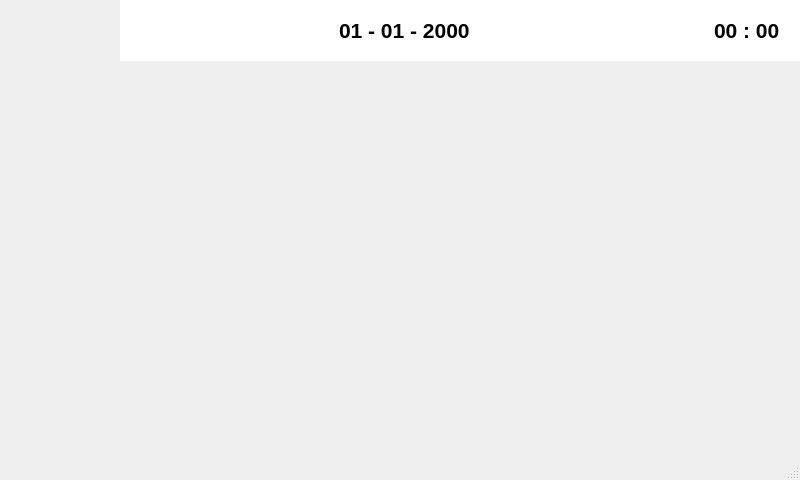
<?xml version="1.0" encoding="UTF-8"?>
<ui version="4.0">
 <class>MainWindow</class>
 <widget class="QMainWindow" name="MainWindow">
  <property name="geometry">
   <rect>
    <x>0</x>
    <y>0</y>
    <width>800</width>
    <height>480</height>
   </rect>
  </property>
  <property name="windowTitle">
   <string>MainWindow</string>
  </property>
  <widget class="QWidget" name="centralwidget">
   <widget class="QDateEdit" name="dateEdit">
    <property name="geometry">
     <rect>
      <x>120</x>
      <y>0</y>
      <width>571</width>
      <height>61</height>
     </rect>
    </property>
    <property name="font">
     <font>
      <pointsize>16</pointsize>
      <weight>75</weight>
      <bold>true</bold>
      <kerning>true</kerning>
     </font>
    </property>
    <property name="inputMethodHints">
     <set>Qt::ImhDate</set>
    </property>
    <property name="wrapping">
     <bool>false</bool>
    </property>
    <property name="frame">
     <bool>false</bool>
    </property>
    <property name="alignment">
     <set>Qt::AlignCenter</set>
    </property>
    <property name="readOnly">
     <bool>true</bool>
    </property>
    <property name="buttonSymbols">
     <enum>QAbstractSpinBox::NoButtons</enum>
    </property>
    <property name="displayFormat">
     <string>dd - MM - yyyy</string>
    </property>
   </widget>
   <widget class="QTimeEdit" name="timeEdit">
    <property name="geometry">
     <rect>
      <x>687</x>
      <y>0</y>
      <width>121</width>
      <height>61</height>
     </rect>
    </property>
    <property name="font">
     <font>
      <pointsize>16</pointsize>
      <weight>75</weight>
      <bold>true</bold>
      <kerning>true</kerning>
     </font>
    </property>
    <property name="wrapping">
     <bool>false</bool>
    </property>
    <property name="frame">
     <bool>false</bool>
    </property>
    <property name="alignment">
     <set>Qt::AlignCenter</set>
    </property>
    <property name="readOnly">
     <bool>true</bool>
    </property>
    <property name="buttonSymbols">
     <enum>QAbstractSpinBox::NoButtons</enum>
    </property>
    <property name="displayFormat">
     <string>HH : mm</string>
    </property>
   </widget>
  </widget>
  <widget class="QStatusBar" name="statusbar"/>
 </widget>
 <resources/>
 <connections/>
</ui>
